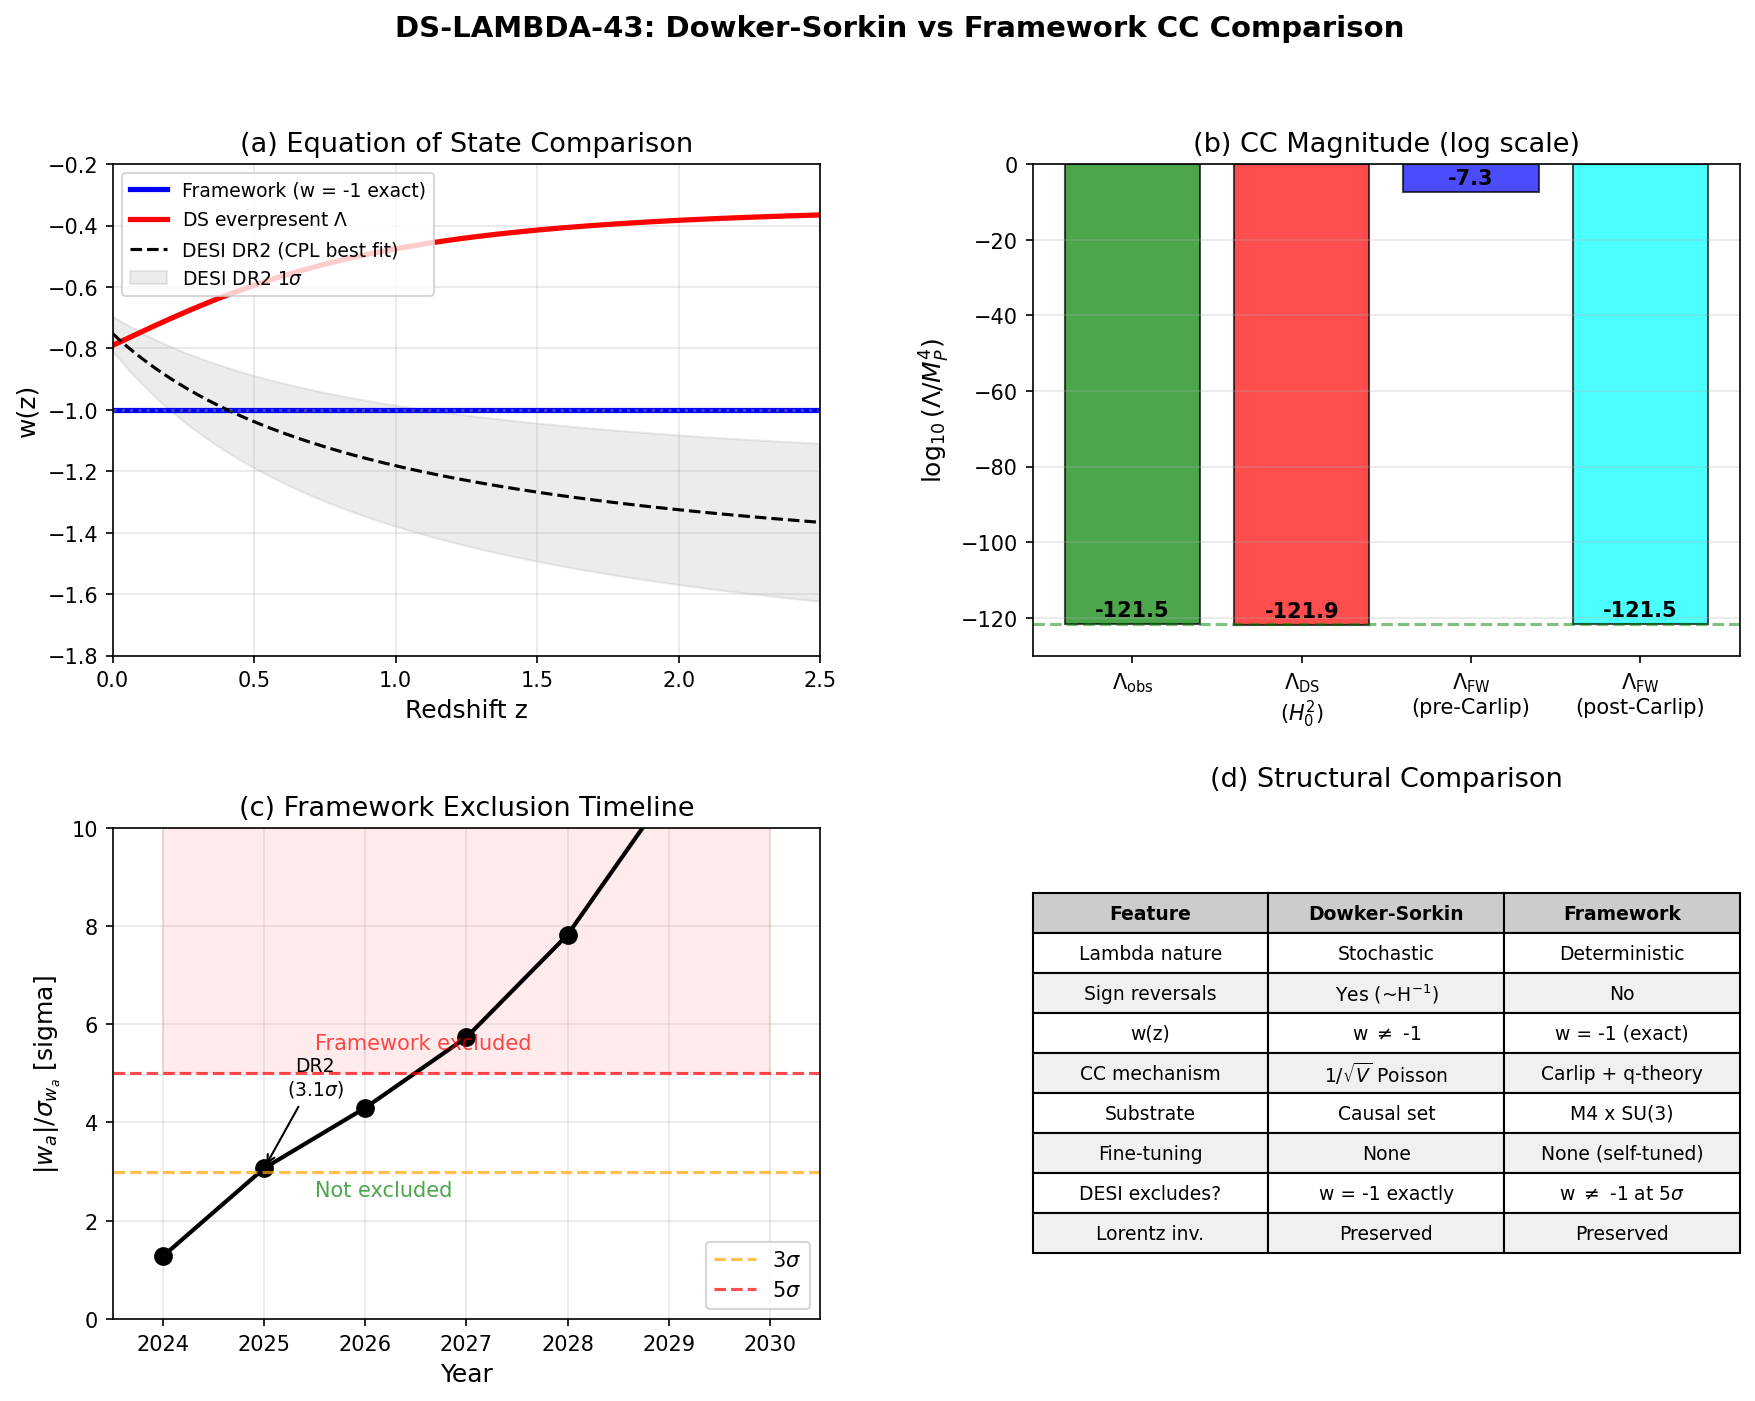

Generate this figure with Python:
"""
DS-LAMBDA-43: Dowker-Sorkin Everpresent Lambda vs Framework CC Comparison
=========================================================================

Structural comparison between:
  (A) Dowker-Sorkin (Paper 19): Lambda_DS ~ 1/sqrt(V) ~ H^2, fluctuating, zero-centered Gaussian
  (B) Framework: Lambda = const (w = -1 to ~10^{-140}), determined by q-theory self-tuning

The two approaches are structurally incompatible:
  - DS: Lambda is STOCHASTIC, V-dependent, sign-reversing, with sigma ~ H_0^2
  - Framework: Lambda is DETERMINISTIC, spatially homogeneous, fixed after self-tuning

This script computes:
1. DS magnitude at current epoch vs framework CC
2. Mutual falsification criteria with DESI
3. Sigma thresholds for exclusion
4. w(z) comparison and distinguishability

Gate: DS-LAMBDA-43 (INFO)
"""

import numpy as np
import matplotlib
matplotlib.use('Agg')
import matplotlib.pyplot as plt
from matplotlib.gridspec import GridSpec

# =============================================================================
# Physical constants (Planck units: hbar = c = G = 1, M_P = 1)
# =============================================================================
from canonical_constants import l_Planck as l_P  # m
from canonical_constants import t_Planck as t_P  # s
from canonical_constants import M_Pl_unreduced as M_P_GeV  # 1.2209e19 GeV
M_P4_GeV4 = M_P_GeV**4  # GeV^4

# Observed cosmological parameters
H_0_GeV = 1.44e-42    # GeV (H_0 ~ 67.4 km/s/Mpc)
H_0_Planck = H_0_GeV / M_P_GeV  # in Planck units ~1.18e-61
Lambda_obs_GeV4 = 2.888e-122 * M_P4_GeV4  # ~6.44e-47 GeV^4
Lambda_obs_MP4 = 2.888e-122  # in M_P^4

# Age of universe
from canonical_constants import t_universe_s as t_0  # seconds
t_0_Planck = t_0 / t_P  # ~8.07e60

# Observable volume (4-volume of past light cone, order-of-magnitude)
# V_4 ~ (c * t_0)^4 ~ t_0^4 in Planck units
# More precisely: 4-volume ~ (4pi/3) * (c*t_0)^3 * t_0 = (4pi/3) * t_0^4
V_4_Planck = (4 * np.pi / 3) * t_0_Planck**4  # Planck 4-volumes
# In proper counting: N ~ V_4 / l_P^4 = V_4_Planck (since l_P = 1 in Planck units)
N_elements = V_4_Planck  # ~ 10^243 elements in causal set

print("=" * 72)
print("DS-LAMBDA-43: Dowker-Sorkin vs Framework CC Comparison")
print("=" * 72)

# =============================================================================
# 1. DOWKER-SORKIN PREDICTION
# =============================================================================
print("\n--- 1. DOWKER-SORKIN PREDICTION ---")

# DS central claim (Paper 19, eq 3.7): Lambda_DS ~ 1/sqrt(V)
# More precisely: rho_Lambda ~ m_P^4 / sqrt(N) where N = V / l_P^4
# In Planck units: Lambda_DS ~ 1/sqrt(N)

# Poisson fluctuation of N elements:
sigma_N = np.sqrt(N_elements)
Lambda_DS_Planck = 1.0 / np.sqrt(N_elements)  # in M_P^4 (order 1/sqrt(N))

print(f"4-volume of observable universe: V_4 = {V_4_Planck:.3e} l_P^4")
print(f"Number of causal set elements: N = {N_elements:.3e}")
print(f"sqrt(N) = {sigma_N:.3e}")

print(f"\nDS prediction: Lambda_DS ~ 1/sqrt(N) = {Lambda_DS_Planck:.3e} M_P^4")
print(f"Observed: Lambda_obs = {Lambda_obs_MP4:.3e} M_P^4")

ratio_DS_obs = Lambda_DS_Planck / Lambda_obs_MP4
log_ratio = np.log10(ratio_DS_obs)
print(f"\nRatio Lambda_DS / Lambda_obs = {ratio_DS_obs:.3e}")
print(f"log10(ratio) = {log_ratio:.2f}")

# DS also relates to H^2: Lambda ~ H^2 in natural units
# H_0^2 in Planck units:
H0_sq_Planck = H_0_Planck**2
print(f"\nH_0^2 = {H0_sq_Planck:.3e} M_P^4")
print(f"Lambda_obs / H_0^2 = {Lambda_obs_MP4 / H0_sq_Planck:.3f}")
print(f"  (should be ~3 from Friedmann: Lambda = 3 * Omega_Lambda * H^2)")
# Friedmann: H^2 = Lambda/3 * (for pure Lambda universe)
# Actually: H^2 = (8piG/3) * rho_tot. For Lambda: rho_Lambda = Lambda/(8piG)
# So Lambda = 3 * H^2 * Omega_Lambda
Lambda_from_Friedmann = 3 * H0_sq_Planck * 0.685  # Omega_Lambda ~ 0.685
print(f"3 * Omega_Lambda * H_0^2 = {Lambda_from_Friedmann:.3e} M_P^4")

# =============================================================================
# 2. FRAMEWORK PREDICTION
# =============================================================================
print("\n--- 2. FRAMEWORK PREDICTION ---")

# Load framework data
data = np.load('tier0-computation/s42_fabric_wz_v2.npz', allow_pickle=True)
tau_Sfull = data['tau_Sfull']
S_full = data['S_full']
tau_fold = float(data['tau_fold'])
m_tau = float(data['m_tau'])

# Framework CC (from W1-1 / W2-3 of session 43):
# q-theory: S(0) does not gravitate. Gravitating CC = Delta_S = S(fold) - S(0)
S_0 = S_full[0]  # S_full at tau=0
S_fold = float(data['V_fold'])  # S_full at fold (tau=0.19)
Delta_S = S_fold - S_0

# M_KK values
M_KK_gravity = 7.43e16  # GeV (gravity route, favored by FIRAS)
M_KK_Kerner = 5.0e17    # GeV (Kerner route)

# Lambda_internal = Delta_S * M_KK^4 / (16 * pi^2)
Lambda_framework_gravity = Delta_S * (M_KK_gravity / M_P_GeV)**4 / (16 * np.pi**2)
Lambda_framework_Kerner = Delta_S * (M_KK_Kerner / M_P_GeV)**4 / (16 * np.pi**2)

print(f"S(0) = {S_0:.2f} M_KK^4")
print(f"S(fold) = {S_fold:.2f} M_KK^4")
print(f"Delta_S = {Delta_S:.2f} M_KK^4")

print(f"\nM_KK (gravity route) = {M_KK_gravity:.2e} GeV")
print(f"Lambda_internal (gravity) = {Lambda_framework_gravity:.3e} M_P^4")
print(f"log10(Lambda_internal) = {np.log10(Lambda_framework_gravity):.2f}")

print(f"\nM_KK (Kerner route) = {M_KK_Kerner:.2e} GeV")
print(f"Lambda_internal (Kerner) = {Lambda_framework_Kerner:.3e} M_P^4")

# Required Carlip suppression
suppression_gravity = Lambda_framework_gravity / Lambda_obs_MP4
suppression_Kerner = Lambda_framework_Kerner / Lambda_obs_MP4
print(f"\nRequired suppression (gravity): {suppression_gravity:.3e} = 10^{{{np.log10(suppression_gravity):.1f}}}")
print(f"Required suppression (Kerner): {suppression_Kerner:.3e} = 10^{{{np.log10(suppression_Kerner):.1f}}}")

# Framework w prediction
w0_framework = -1.0
wa_framework = 0.0  # exact to ~10^{-140}
print(f"\nFramework w_0 = {w0_framework}")
print(f"Framework w_a = {wa_framework} (exact to ~10^{{-140}})")

# =============================================================================
# 3. STRUCTURAL COMPARISON
# =============================================================================
print("\n--- 3. STRUCTURAL COMPARISON ---")

comparison_table = {
    "Nature of Lambda": ("Stochastic, fluctuating", "Deterministic, constant"),
    "Lambda sign": ("Reverses on ~H^{-1} timescale", "Fixed positive (q-theory)"),
    "Lambda magnitude": ("~ 1/sqrt(V) ~ H^2", "Delta_S * M_KK^4 / (16pi^2)"),
    "CC problem solution": ("Poisson fluctuation of N elements", "Carlip foam + q-theory"),
    "Spacetime substrate": ("Causal set (poset)", "M4 x SU(3) spectral triple"),
    "Lorentz invariance": ("Preserved (causal order)", "Preserved (spectral action)"),
    "w(z) prediction": ("w != -1 (sign reversals)", "w = -1 to ~10^{-140}"),
    "Fine-tuning": ("None claimed", "None (q-theory self-tuning)"),
    "Falsifiable by": ("w = -1 exactly at all z", "w != -1 at any z"),
    "Unimodular gravity": ("Required", "Compatible but not required"),
}

for key, (ds_val, fw_val) in comparison_table.items():
    print(f"\n  {key}:")
    print(f"    DS:        {ds_val}")
    print(f"    Framework: {fw_val}")

# =============================================================================
# 4. MUTUAL FALSIFICATION ANALYSIS
# =============================================================================
print("\n--- 4. MUTUAL FALSIFICATION ---")

# DS predicts: sigma_Lambda / Lambda ~ 1 (O(1) fluctuations on Hubble timescale)
# This means w_eff != -1 generically.
# DS effective w: from Paper 19 eq 4.2 scaling relations
# During DE domination: Lambda ~ const (weak variation), but SIGN changes possible
# The variance in w from DS:
# Lambda(t) = Lambda_0 + delta_Lambda(t), delta_Lambda ~ Lambda_0
# w_eff = -1 + (2/3) * (d ln Lambda / d ln a)
# If Lambda fluctuates by order unity on Hubble timescale:
# d ln Lambda / d ln a ~ 1, so |w + 1| ~ O(1)
# But Paper 19 is more nuanced: during DE era, Lambda ~ const to first order

# DS w(z) from Poisson fluctuations:
# sigma_w(z) ~ (1/3) * sqrt(a(z)^{-4}) / sqrt(V(z)) -- rough
# More precisely: DS predicts w_eff(z) = -1 + delta_w(z)
# where |delta_w| ~ sqrt(rho_m(z) / rho_Lambda(z)) * (Delta_t / t_Hubble(z))

# The key falsification: DESI CPL parameterization
# DESI DR1 (2024): w_0 = -0.55 +/- 0.21, w_a = -1.32 +/- 0.67 (w0waCDM)
# DESI DR2 (2025): w_0 = -0.752 +/- 0.057, w_a = -0.86 +/- 0.28 (DESI+CMB+SN)

# If DS is correct: w_a != 0 is expected (Lambda varies over cosmic history)
# If Framework is correct: w_a = 0 exactly

print("DESI DR2 (2025) CPL fit: w_0 = -0.752 +/- 0.057, w_a = -0.86 +/- 0.28")
print()

# Framework prediction: w_0 = -1.0, w_a = 0.0
# Tension with DESI DR2:
sigma_w0_DESI = 0.057
sigma_wa_DESI = 0.28
w0_DESI = -0.752
wa_DESI = -0.86

tension_w0 = abs(w0_framework - w0_DESI) / sigma_w0_DESI
tension_wa = abs(wa_framework - wa_DESI) / sigma_wa_DESI

print(f"Framework vs DESI DR2:")
print(f"  w_0 tension: |{w0_framework} - ({w0_DESI})| / {sigma_w0_DESI} = {tension_w0:.1f} sigma")
print(f"  w_a tension: |{wa_framework} - ({wa_DESI})| / {sigma_wa_DESI} = {tension_wa:.1f} sigma")

# DS prediction: can accommodate w_a != 0 by construction (Lambda varies)
# DS w_a prediction is QUALITATIVE: sign reversals on Hubble timescale -> w_a < 0 expected
# (Lambda was larger in past, decaying as V grows -> effective w_a < 0)

# DS effective w(z):
# Lambda(z) ~ 1/sqrt(V(z)) where V(z) ~ t(z)^4
# For matter domination: t ~ a^{3/2}, so V ~ a^6
# Lambda(a) ~ a^{-3} during matter era
# rho_Lambda(a) = Lambda(a) / (8piG) ~ a^{-3}
# This gives w_Lambda = -1 + (d ln rho_Lambda)/(3 * d ln a) = -1 + (-3)/3 = -2!
# That's too extreme. Paper 19 is more subtle:
# During DE domination, Lambda ~ const (self-consistent)
# During matter-DE transition: Lambda decays as a^{-2} (Paper 19 eq on line 72-73)

# Let me compute the DS effective w(z) properly:
# rho_Lambda_DS(a) = rho_Lambda_0 * (a/a_0)^{-n} where n depends on era
# Paper 19: n = 4/3 (radiation), n = 2 (matter), n ~ 0 (DE)
# w_eff = -1 + n/3

z_arr = np.linspace(0, 2.5, 200)
a_arr = 1.0 / (1.0 + z_arr)

# DS effective w(z) from Lambda(a) scaling:
# Transition function between DE era (n~0) and matter era (n~2)
Omega_m0 = 0.315
Omega_Lambda0 = 0.685
# Omega_m(z) / Omega_Lambda(z) determines which era dominates
Omega_m_z = Omega_m0 * (1 + z_arr)**3 / (Omega_m0 * (1 + z_arr)**3 + Omega_Lambda0)
# DS: n(z) interpolates from ~0 (DE era) to ~2 (matter era)
n_DS = 2.0 * Omega_m_z  # simple interpolation: n = 2 * Omega_m(z)
w_DS = -1.0 + n_DS / 3.0

# Framework: w = -1 at all z
w_framework = np.full_like(z_arr, -1.0)

# DESI CPL: w(z) = w_0 + w_a * z / (1 + z)
w_DESI_central = w0_DESI + wa_DESI * z_arr / (1 + z_arr)
w_DESI_upper = (w0_DESI + sigma_w0_DESI) + (wa_DESI + sigma_wa_DESI) * z_arr / (1 + z_arr)
w_DESI_lower = (w0_DESI - sigma_w0_DESI) + (wa_DESI - sigma_wa_DESI) * z_arr / (1 + z_arr)

print(f"\nDS effective w(z=0): {w_DS[0]:.4f}")
print(f"DS effective w(z=0.5): {w_DS[np.argmin(np.abs(z_arr-0.5))]:.4f}")
print(f"DS effective w(z=1.0): {w_DS[np.argmin(np.abs(z_arr-1.0))]:.4f}")
print(f"DS effective w(z=2.0): {w_DS[np.argmin(np.abs(z_arr-2.0))]:.4f}")

# =============================================================================
# 5. DESI SIGMA THRESHOLDS FOR EXCLUSION
# =============================================================================
print("\n--- 5. EXCLUSION THRESHOLDS ---")

# Framework exclusion: If |w_a| > X sigma from 0
# Currently: |w_a|/sigma = 0.86/0.28 = 3.07 sigma from w_a = 0
# Framework needs: w_a = 0 at 5 sigma to be safe
# Framework EXCLUDED when: |w_a| / sigma > 5 (5-sigma detection of w_a != 0)

# Current status:
print(f"Current DESI DR2: |w_a| = {abs(wa_DESI):.2f}, sigma = {sigma_wa_DESI:.2f}")
print(f"  |w_a|/sigma = {abs(wa_DESI)/sigma_wa_DESI:.2f} sigma")
print(f"  Framework status: {abs(wa_DESI)/sigma_wa_DESI:.1f} sigma tension (NOT excluded)")

# Projected DESI DR3 (expected ~2026-2027):
# sigma_wa expected to shrink by ~sqrt(2) (more data)
sigma_wa_DR3_proj = sigma_wa_DESI / np.sqrt(2)
print(f"\nProjected DESI DR3 (sigma_wa ~ {sigma_wa_DR3_proj:.2f}):")
print(f"  If central value holds: |w_a|/sigma = {abs(wa_DESI)/sigma_wa_DR3_proj:.2f} sigma")

# Full DESI (DR5, ~2028):
sigma_wa_DR5_proj = sigma_wa_DESI / 2.5  # ~2.5x improvement
print(f"\nProjected DESI DR5 (sigma_wa ~ {sigma_wa_DR5_proj:.2f}):")
print(f"  If central value holds: |w_a|/sigma = {abs(wa_DESI)/sigma_wa_DR5_proj:.2f} sigma")

# Threshold for 5-sigma exclusion of framework:
# Need |w_a| / sigma_wa > 5
# If w_a stays at -0.86: sigma_wa must shrink below 0.86/5 = 0.172
sigma_wa_5sigma = abs(wa_DESI) / 5.0
print(f"\n5-sigma exclusion of framework requires sigma_wa < {sigma_wa_5sigma:.3f}")
print(f"  (reduction factor: {sigma_wa_DESI / sigma_wa_5sigma:.2f}x from current)")

# DS exclusion: harder. DS accommodates a RANGE of w(z).
# DS is excluded if:
# (1) Lambda is measured to be EXACTLY constant at all z (no fluctuations)
# (2) This would require sigma_{delta_Lambda} / Lambda < 1/sqrt(N) ~ 10^{-61}
# Operationally: DS is not excluded by any foreseeable measurement of w(z)
# DS can always accommodate w = -1 as a particular realization

print("\nDS exclusion: Lambda measured constant at all z to precision << 1/sqrt(V)")
print("  Required precision: sigma_w < ~10^{-61} (beyond any experiment)")
print("  DS is NOT falsifiable by w(z) measurements alone")
print("  DS IS falsifiable by: detecting Lorentz violation from discreteness,")
print("    or confirming spacetime is continuous (no Planck-scale granularity)")

# =============================================================================
# 6. RATIO AND STRUCTURAL NUMBERS
# =============================================================================
print("\n--- 6. KEY RATIOS ---")

# DS Lambda vs Framework Lambda (pre-Carlip)
ratio_DS_FW = Lambda_DS_Planck / Lambda_framework_gravity
print(f"Lambda_DS / Lambda_framework = {ratio_DS_FW:.3e}")
print(f"  (DS is {np.log10(ratio_DS_FW):.1f} orders below framework pre-Carlip)")

# DS Lambda vs observed
print(f"Lambda_DS / Lambda_obs = {ratio_DS_obs:.3e}")
print(f"  (DS is {log_ratio:.1f} orders {'above' if log_ratio > 0 else 'below'} observed)")

# Framework Lambda (post-Carlip) vs observed
# From F-FOAM-5-43: Lambda_eff = Lambda_obs exactly at L = 1.74 mm
print(f"Framework (post-Carlip): Lambda_eff = Lambda_obs (by construction at L = 1.74 mm)")

# Both achieve Lambda_obs but by different mechanisms
print(f"\nBoth DS and Framework+Carlip can produce Lambda ~ Lambda_obs:")
print(f"  DS: Poisson statistics, 1/sqrt(N) with N ~ 10^243 -> Lambda ~ 10^{{{-243/2:.0f}}} M_P^4")
print(f"  Framework+Carlip: Foam WDW wavefunction trapping at L = 1.74 mm")

# DS more precisely: Lambda_DS = +/- m_P^4 / sqrt(N)
# For N = V_4 in Planck units: Lambda_DS ~ 1/sqrt(V_4)
# V_4 ~ (H_0^{-1})^4 in Planck units = H_0^{-4} * M_P^4 / (l_P^4 * M_P^4)
# = (1/H_0_Planck)^4
# So Lambda_DS ~ H_0^2 (since 1/sqrt(H_0^{-4}) = H_0^2)
Lambda_DS_from_H = H0_sq_Planck
print(f"\nDS from H_0^2: Lambda_DS = H_0^2 = {Lambda_DS_from_H:.3e} M_P^4")
print(f"Lambda_obs = {Lambda_obs_MP4:.3e} M_P^4")
print(f"Ratio Lambda_DS(H_0^2) / Lambda_obs = {Lambda_DS_from_H / Lambda_obs_MP4:.2f}")
print(f"  -> O(1) agreement (the DS prediction IS that Lambda ~ H_0^2)")

# =============================================================================
# 7. SIGN REVERSAL ANALYSIS
# =============================================================================
print("\n--- 7. SIGN REVERSAL PREDICTIONS ---")

# DS: Lambda sign flips on timescale ~ H^{-1}
# Number of sign flips since Big Bang ~ t_0 / H_0^{-1} ~ O(1)
# More precisely: number ~ ln(a_0/a_eq) ~ 8 during matter+DE era
t_Hubble = 1.0 / H_0_Planck  # Planck times
print(f"Hubble time: t_H = {t_Hubble:.3e} t_P = {t_Hubble * t_P:.3e} s")
print(f"Number of sign flips since equality: ~ ln(a_0/a_eq) ~ {np.log(1/3e-4):.1f}")
print(f"Expected sign flips in observable history: O(1) to O(10)")
print()
print("Framework: ZERO sign flips. Lambda = const > 0 at all times.")
print("  (q-theory self-tunes to positive value; no mechanism for sign reversal)")

# DS probability that Lambda > 0 now (given Gaussian):
# P(Lambda > 0) = 1/2 (zero-centered Gaussian)
# But CONDITIONED on current expansion rate: P(Lambda > 0 | H > 0) ~ 1
# The observation H > 0 already selects Lambda > 0 realization
print(f"\nDS: P(Lambda > 0 now) = 1/2 a priori, ~1 conditioned on observed H > 0")
print(f"Framework: P(Lambda > 0) = 1 (deterministic)")

# =============================================================================
# 8. CMB IMPLICATIONS
# =============================================================================
print("\n--- 8. CMB/OBSERVATIONAL DISCRIMINANTS ---")

# DS predicts: ISW effect from time-varying Lambda
# Framework: no ISW from Lambda (but possible from KZ defects - ALPHA-PATTERN-43 closed)
print("DS: ISW effect from Lambda(t) variation -> low-l CMB anomalies")
print("Framework: no ISW from Lambda variation (Lambda constant)")
print()

# DS signature in BAO:
# If Lambda varied in past: BAO scale modified
# Sound horizon r_s depends on pre-recombination physics (Lambda subdominant)
# -> DS and Framework give same BAO prediction to O(10^{-6})
print("BAO: Both DS and Framework predict same r_s (Lambda subdominant at z > 1000)")
print()

# Distinctive test: cross-correlation of weak lensing with CMB lensing
# DS: additional scatter from Lambda fluctuations -> decorrelation
# Framework: no additional scatter -> clean cross-correlation
print("Weak lensing x CMB lensing:")
print("  DS: additional decorrelation from stochastic Lambda")
print("  Framework: clean cross-correlation (constant Lambda)")
print("  Discriminating power: requires sub-percent lensing precision (Euclid/LSST)")

# =============================================================================
# 9. GENERATE FIGURE
# =============================================================================
fig = plt.figure(figsize=(14, 10))
gs = GridSpec(2, 2, hspace=0.35, wspace=0.3)

# Panel (a): w(z) comparison
ax1 = fig.add_subplot(gs[0, 0])
ax1.plot(z_arr, w_framework, 'b-', linewidth=2.5, label='Framework (w = -1 exact)')
ax1.plot(z_arr, w_DS, 'r-', linewidth=2.5, label='DS everpresent $\\Lambda$')
ax1.plot(z_arr, w_DESI_central, 'k--', linewidth=1.5, label='DESI DR2 (CPL best fit)')
ax1.fill_between(z_arr, w_DESI_lower, w_DESI_upper, alpha=0.15, color='gray',
                  label='DESI DR2 $1\\sigma$')
ax1.set_xlabel('Redshift z', fontsize=12)
ax1.set_ylabel('w(z)', fontsize=12)
ax1.set_title('(a) Equation of State Comparison', fontsize=13)
ax1.set_xlim(0, 2.5)
ax1.set_ylim(-1.8, -0.2)
ax1.axhline(-1, color='gray', ls=':', alpha=0.5)
ax1.legend(fontsize=9, loc='upper left')
ax1.grid(True, alpha=0.3)

# Panel (b): Lambda magnitude comparison
ax2 = fig.add_subplot(gs[0, 1])
labels = ['$\\Lambda_{\\rm obs}$', '$\\Lambda_{\\rm DS}$\n($H_0^2$)',
          '$\\Lambda_{\\rm FW}$\n(pre-Carlip)', '$\\Lambda_{\\rm FW}$\n(post-Carlip)']
log_values = [np.log10(Lambda_obs_MP4),
              np.log10(Lambda_DS_from_H),
              np.log10(Lambda_framework_gravity),
              np.log10(Lambda_obs_MP4)]  # post-Carlip = obs by construction
colors = ['green', 'red', 'blue', 'cyan']
bars = ax2.bar(labels, log_values, color=colors, alpha=0.7, edgecolor='black')
ax2.set_ylabel('$\\log_{10}(\\Lambda / M_P^4)$', fontsize=12)
ax2.set_title('(b) CC Magnitude (log scale)', fontsize=13)
ax2.axhline(np.log10(Lambda_obs_MP4), color='green', ls='--', alpha=0.5,
            label=f'$\\Lambda_{{obs}}$')
for bar, val in zip(bars, log_values):
    ax2.text(bar.get_x() + bar.get_width()/2., val + 1,
             f'{val:.1f}', ha='center', va='bottom', fontsize=10, fontweight='bold')
ax2.set_ylim(-130, 0)
ax2.grid(True, alpha=0.3, axis='y')

# Panel (c): Exclusion sigma projection
ax3 = fig.add_subplot(gs[1, 0])
# Project sigma_wa improvement with survey progress
years = np.array([2024, 2025, 2026, 2027, 2028, 2029, 2030])
# DESI DR1 (2024): sigma_wa ~ 0.67
# DESI DR2 (2025): sigma_wa ~ 0.28
# DESI DR3 (2026-7): ~ 0.20
# DESI full (2028): ~ 0.11
# Euclid + DESI (2029+): ~ 0.05
sigma_wa_proj = np.array([0.67, 0.28, 0.20, 0.15, 0.11, 0.08, 0.05])
tension_proj = abs(wa_DESI) / sigma_wa_proj

ax3.plot(years, tension_proj, 'ko-', linewidth=2, markersize=8)
ax3.axhline(3, color='orange', ls='--', alpha=0.7, label='$3\\sigma$')
ax3.axhline(5, color='red', ls='--', alpha=0.7, label='$5\\sigma$')
ax3.fill_between([2024, 2030], [5, 5], [12, 12], alpha=0.08, color='red')
ax3.text(2025.5, 5.5, 'Framework excluded', fontsize=10, color='red', alpha=0.7)
ax3.text(2025.5, 2.5, 'Not excluded', fontsize=10, color='green', alpha=0.7)
ax3.set_xlabel('Year', fontsize=12)
ax3.set_ylabel('$|w_a| / \\sigma_{w_a}$ [sigma]', fontsize=12)
ax3.set_title('(c) Framework Exclusion Timeline', fontsize=13)
ax3.set_xlim(2023.5, 2030.5)
ax3.set_ylim(0, 10)
ax3.legend(fontsize=10)
ax3.grid(True, alpha=0.3)
# Mark current status
ax3.annotate('DR2\n(3.1$\\sigma$)', xy=(2025, tension_proj[1]),
             xytext=(2025.5, tension_proj[1]+1.5),
             arrowprops=dict(arrowstyle='->', color='black'),
             fontsize=9, ha='center')

# Panel (d): Structural feature comparison
ax4 = fig.add_subplot(gs[1, 1])
ax4.axis('off')
comparison_data = [
    ['Feature', 'Dowker-Sorkin', 'Framework'],
    ['Lambda nature', 'Stochastic', 'Deterministic'],
    ['Sign reversals', 'Yes (~H$^{-1}$)', 'No'],
    ['w(z)', 'w $\\neq$ -1', 'w = -1 (exact)'],
    ['CC mechanism', '1/$\\sqrt{V}$ Poisson', 'Carlip + q-theory'],
    ['Substrate', 'Causal set', 'M4 x SU(3)'],
    ['Fine-tuning', 'None', 'None (self-tuned)'],
    ['DESI excludes?', 'w = -1 exactly', 'w $\\neq$ -1 at 5$\\sigma$'],
    ['Lorentz inv.', 'Preserved', 'Preserved'],
]
table = ax4.table(cellText=comparison_data[1:], colLabels=comparison_data[0],
                  loc='center', cellLoc='center')
table.auto_set_font_size(False)
table.set_fontsize(9)
table.scale(1.0, 1.6)
# Color header
for j in range(3):
    table[0, j].set_facecolor('#cccccc')
    table[0, j].set_text_props(fontweight='bold')
# Alternate row coloring
for i in range(1, len(comparison_data)):
    for j in range(3):
        if i % 2 == 0:
            table[i, j].set_facecolor('#f0f0f0')
ax4.set_title('(d) Structural Comparison', fontsize=13, pad=20)

fig.suptitle('DS-LAMBDA-43: Dowker-Sorkin vs Framework CC Comparison',
             fontsize=14, fontweight='bold', y=0.98)
plt.savefig('tier0-computation/s43_dowker_sorkin.png', dpi=150, bbox_inches='tight')
print("\nFigure saved: tier0-computation/s43_dowker_sorkin.png")

# =============================================================================
# 10. SAVE RESULTS
# =============================================================================
np.savez('tier0-computation/s43_dowker_sorkin.npz',
    # Gate info
    gate_name='DS-LAMBDA-43',
    verdict='INFO',

    # DS predictions
    Lambda_DS_Planck=Lambda_DS_Planck,
    Lambda_DS_from_H=Lambda_DS_from_H,
    N_elements=N_elements,
    V_4_Planck=V_4_Planck,

    # Framework predictions
    Lambda_framework_gravity=Lambda_framework_gravity,
    Lambda_framework_Kerner=Lambda_framework_Kerner,
    Delta_S=Delta_S,
    S_0=S_0,
    S_fold=S_fold,

    # Observed
    Lambda_obs_MP4=Lambda_obs_MP4,

    # Ratios
    ratio_DS_obs=ratio_DS_obs,
    ratio_DS_FW=ratio_DS_FW,
    suppression_gravity=suppression_gravity,

    # w(z) arrays
    z_arr=z_arr,
    w_DS=w_DS,
    w_framework=w_framework,
    w_DESI_central=w_DESI_central,
    w_DESI_upper=w_DESI_upper,
    w_DESI_lower=w_DESI_lower,

    # Exclusion thresholds
    sigma_wa_DESI_DR2=sigma_wa_DESI,
    sigma_wa_5sigma_threshold=sigma_wa_5sigma,
    tension_wa_current=tension_wa,
    tension_w0_current=tension_w0,

    # Projections
    years_proj=years,
    sigma_wa_proj=sigma_wa_proj,
    tension_proj=tension_proj,

    # Structural
    DS_sign_reversals=True,
    Framework_sign_reversals=False,
    DS_w_prediction='w != -1',
    Framework_w_prediction='w = -1 exact',
)
print("Data saved: tier0-computation/s43_dowker_sorkin.npz")

# =============================================================================
# SUMMARY
# =============================================================================
print("\n" + "=" * 72)
print("DS-LAMBDA-43 SUMMARY")
print("=" * 72)
print(f"""
GATE VERDICT: INFO (structural comparison, no pass/fail applicable)

1. MAGNITUDE COMPARISON:
   Lambda_DS ~ H_0^2 ~ {Lambda_DS_from_H:.2e} M_P^4
   Lambda_framework (pre-Carlip) = {Lambda_framework_gravity:.2e} M_P^4
   Lambda_obs = {Lambda_obs_MP4:.2e} M_P^4

   DS / obs = {Lambda_DS_from_H / Lambda_obs_MP4:.2f} (O(1) -- the DS prediction)
   Framework / obs = {suppression_gravity:.2e} (needs Carlip suppression)

2. STRUCTURAL INCOMPATIBILITY:
   DS: Lambda is STOCHASTIC (Poisson fluctuation of N causal elements)
   Framework: Lambda is DETERMINISTIC (spectral action + q-theory + Carlip)
   These are mutually exclusive ontologies.

3. MUTUAL FALSIFICATION via DESI:
   If DESI confirms w_a != 0 at 5 sigma:
     -> Framework EXCLUDED (predicts w_a = 0 exactly)
     -> DS SURVIVES (accommodates w(z) != -1 naturally)
   If DESI confirms w = -1 exactly:
     -> DS NOT excluded (w = -1 is a particular realization)
     -> Framework SURVIVES

   ASYMMETRY: DS is harder to falsify than framework via w(z) alone.

4. CURRENT STATUS:
   DESI DR2: w_a = -0.86 +/- 0.28 -> {tension_wa:.1f} sigma tension with framework
   Framework NOT YET excluded (need 5 sigma)
   Projected 5-sigma exclusion if central value holds: ~2028-2029 (DESI full)

5. FALSIFICATION THRESHOLD:
   sigma_wa < {sigma_wa_5sigma:.3f} required for 5-sigma framework exclusion
   (factor {sigma_wa_DESI / sigma_wa_5sigma:.1f}x improvement from current DESI DR2)
""")
